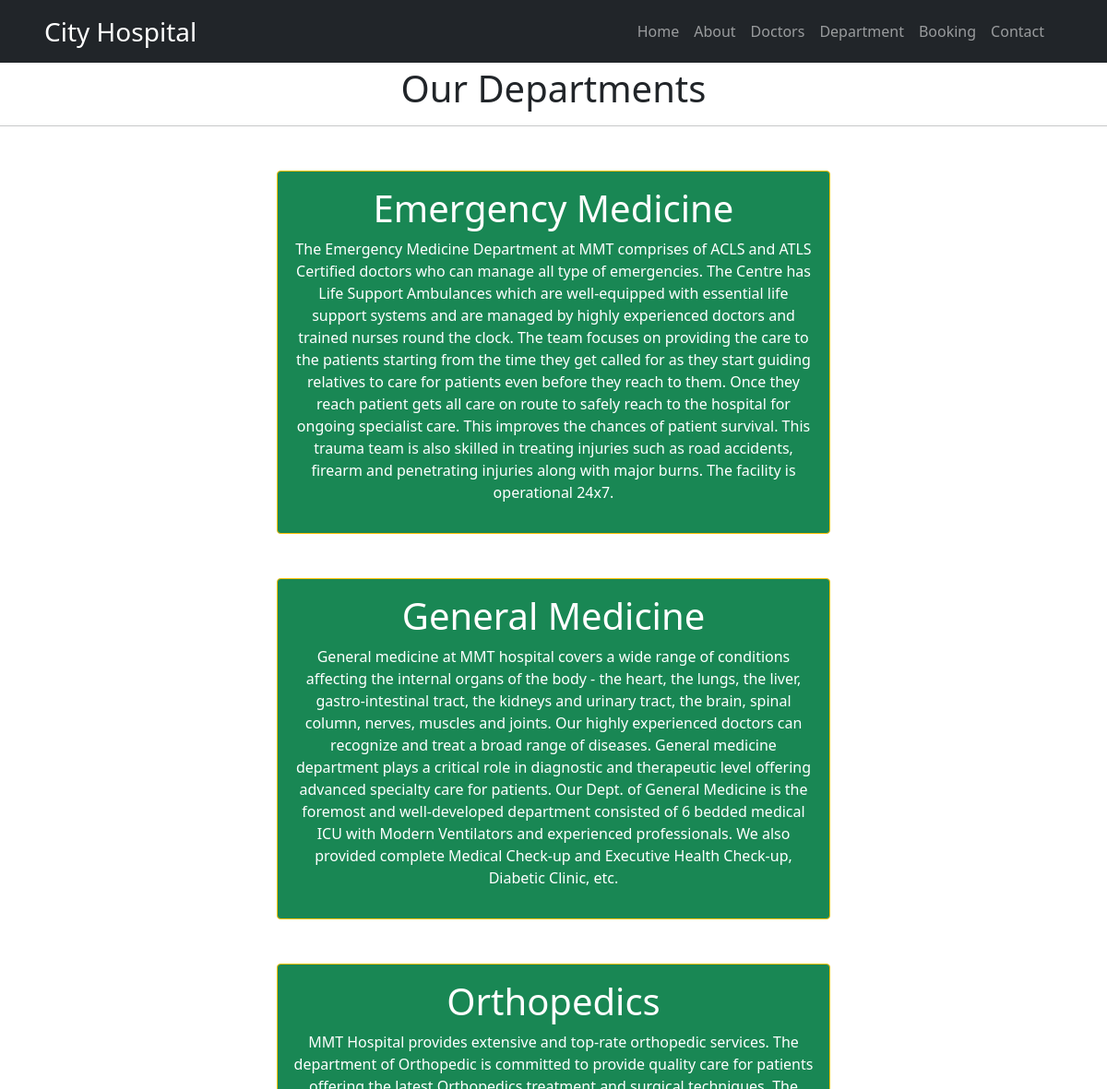
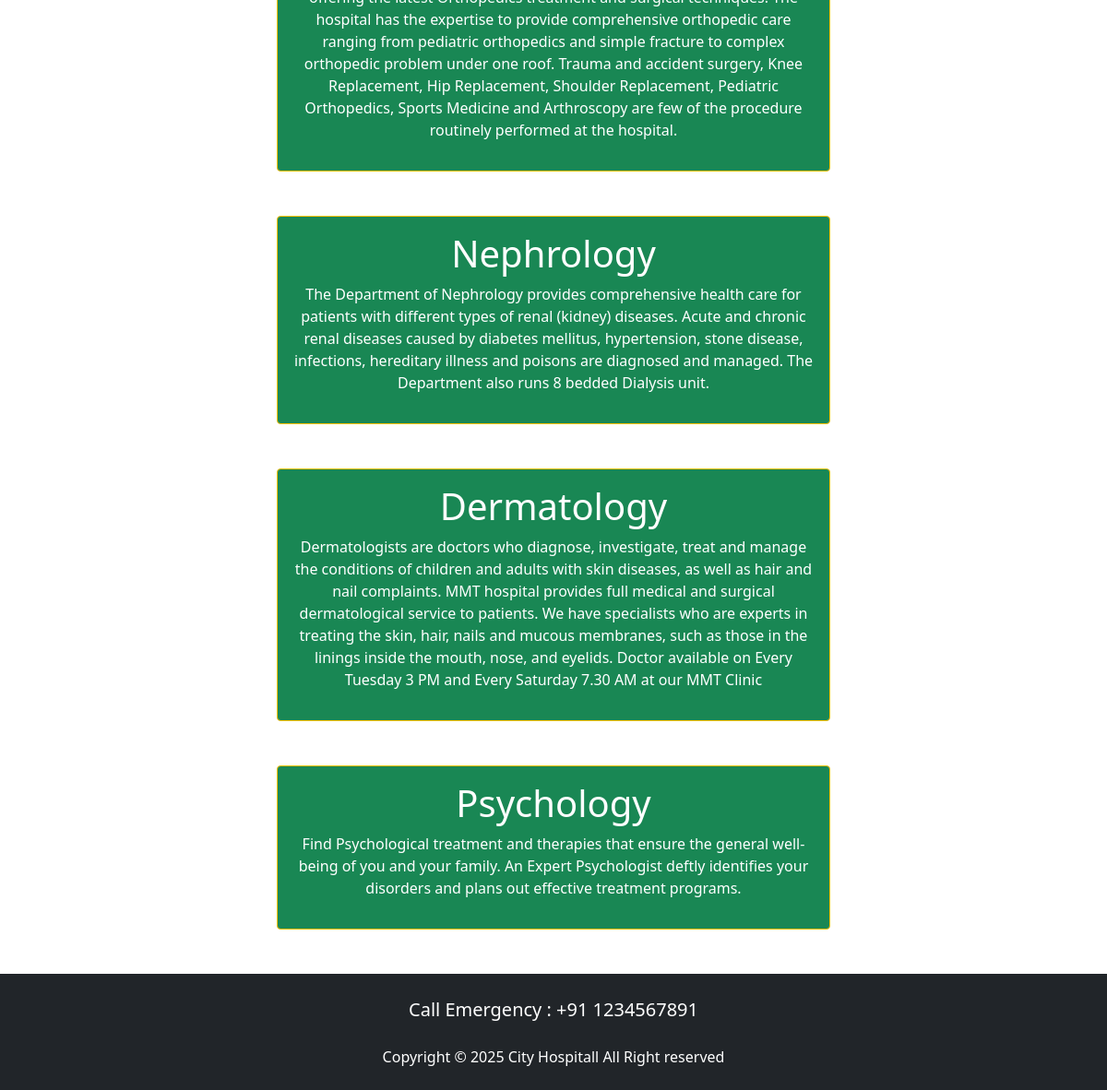
Page /department/ on the committed database (2 pictures, top to bottom).
### Home/models.py (models this page shows, shortened)
class Departments(models.Model):
    dep_name = models.CharField(max_length=100)
    dep_description = models.TextField()

### Home/views.py (the view)
# urls.py: path('department/', views.department, name="department"),
def department(request):
    dict_dept = {
        "dept": Departments.objects.all()
    }
    return render(request, 'department.html', dict_dept)

### templates/department.html (shortened to what this page needs)
{% extends 'base.html' %}
{% block content %}
<h1 class="text-center"> Our Departments</h1>
<hr>
{% for d in dept %}
    <div class="mx-auto w-50 bg-success text-center text-white p-3 my-5 border border-warning rounded">
        <h1>{{d.dep_name}}</h1>
        <p>{{d.dep_description}}</p>
    </div>
{% endfor %}
{% endblock %}

### rows in the picture
Departments: dep_name "Emergency Medicine", dep_description "The Emergency Medicine Department at MMT comprises of ACLS and ATLS Certified doctors who can manage all type of emergencies. The Centre has Life Support Ambulances which are well-equipped with essential life support systems and are managed by highly experienced doctors and trained nurses round the clock. The team focuses on providing the care to the patients starting from the time they get called for as they start guiding relatives to care for patients even before they reach to them. Once they reach patient gets all care on route to safely reach to the hospital for ongoing specialist care. This improves the chances of patient survival. This trauma team is also skilled in treating injuries…"
Departments: dep_name "General Medicine", dep_description "General medicine at MMT hospital covers a wide range of conditions affecting the internal organs of the body - the heart, the lungs, the liver, gastro-intestinal tract, the kidneys and urinary tract, the brain, spinal column, nerves, muscles and joints. Our highly experienced doctors can recognize and treat a broad range of diseases. General medicine department plays a critical role in diagnostic and therapeutic level offering advanced specialty care for patients. Our Dept. of General Medicine is the foremost and well-developed department consisted of 6 bedded medical ICU with Modern Ventilators and experienced professionals. We also provided complete Medical Check-up and Executive Health…"
Departments: dep_name "Orthopedics", dep_description "MMT Hospital provides extensive and top-rate orthopedic services. The department of Orthopedic is committed to provide quality care for patients offering the latest Orthopedics treatment and surgical techniques. The hospital has the expertise to provide comprehensive orthopedic care ranging from pediatric orthopedics and simple fracture to complex orthopedic problem under one roof. Trauma and accident surgery, Knee Replacement, Hip Replacement, Shoulder Replacement, Pediatric Orthopedics, Sports Medicine and Arthroscopy are few of the procedure routinely performed at the hospital."
Departments: dep_name "Nephrology", dep_description "The Department of Nephrology provides comprehensive health care for patients with different types of renal (kidney) diseases. Acute and chronic renal diseases caused by diabetes mellitus, hypertension, stone disease, infections, hereditary illness and poisons are diagnosed and managed. The Department also runs 8 bedded Dialysis unit."
Departments: dep_name "Dermatology", dep_description "Dermatologists are doctors who diagnose, investigate, treat and manage the conditions of children and adults with skin diseases, as well as hair and nail complaints. MMT hospital provides full medical and surgical dermatological service to patients. We have specialists who are experts in treating the skin, hair, nails and mucous membranes, such as those in the linings inside the mouth, nose, and eyelids. Doctor available on Every Tuesday 3 PM and Every Saturday 7.30 AM at our MMT Clinic"
Departments: dep_name "Psychology", dep_description "Find Psychological treatment and therapies that ensure the general well-being of you and your family. An Expert Psychologist deftly identifies your disorders and plans out effective treatment programs."
